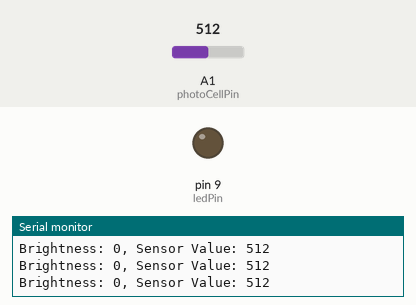
Bench run of a sketch on a simulated Arduino Uno, built with avr-gcc and run on an emulated ATmega328P. Parts: output pins drawn as LEDs (lit = HIGH), the last lines printed to the serial monitor. The inputs (shaded band) are chosen by the test bench; at power-on: A1 (photoCellPin) = 512.

Above: at 1.2 s.
1.3 s: A1 (photoCellPin) set to 105
At 2.3 s:
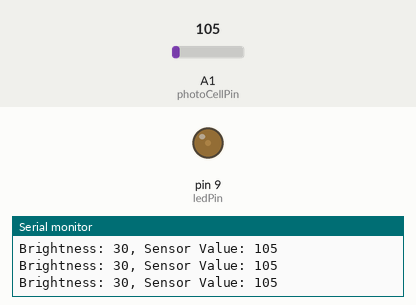
2.8 s: A1 (photoCellPin) set to 20
At 3.8 s:
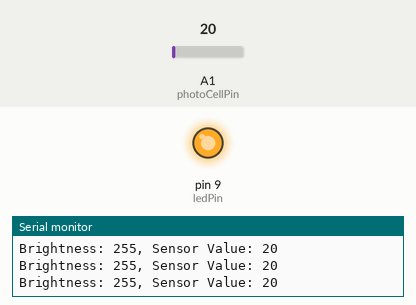
Timing chart, 0 to 5.8 s (numbered marks = the images above; inputs shaded):
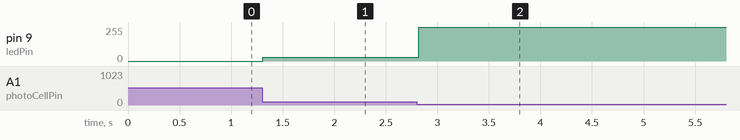

Measured:
- after the input at 1.3 s, pin 9 (ledPin): 0/255 → 30/255 at once
- after the input at 2.8 s, pin 9 (ledPin): 30/255 → 255/255 at once

The sketch:

bridge.ino
```cpp
const int photoCellPin = A1;
const int ledPin = 9;

int brightness = 0;
const int minBrightness = 30;
const int maxBrightness = 115; // roombrightness

const int threshold = 10;

void setup() {
  pinMode(photoCellPin, INPUT);
  pinMode(ledPin, OUTPUT);
  Serial.begin(9600);
}

void loop() {
  int sensorValue = analogRead(photoCellPin);

  if (sensorValue > maxBrightness) {
    brightness = 0;
  } else {
    brightness = map(sensorValue, minBrightness, maxBrightness, 255, 0);
    brightness = constrain(brightness,0,255);
  }
  Serial.print("Brightness: ");
  Serial.print(brightness);
  Serial.print(", Sensor Value: ");
  Serial.println(sensorValue);

  if(brightness<threshold)
    analogWrite(ledPin,0);
  else
    analogWrite(ledPin, brightness);

  delay(100);
}
```
